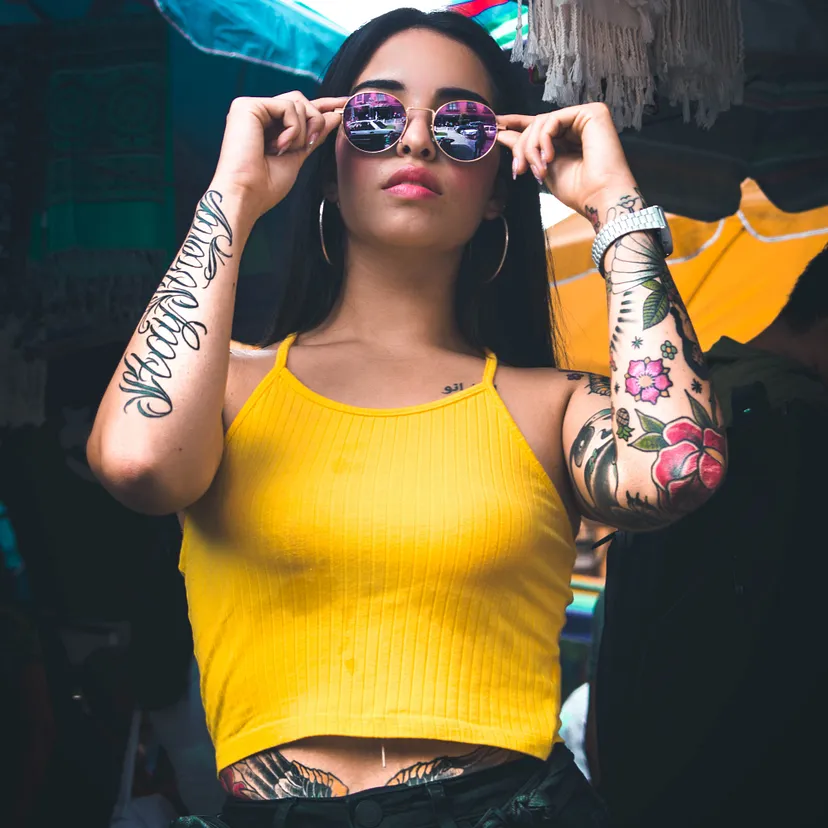
#> input picture images/image.png, 828 x 828 px, found by its file name; its folder holds only this picture in this run
$ python cartoonizer.py   (older library calls are emulated)
#> lines starting #> are read from the running program, lines starting #| are printed output that depends on the picture; after the words box and inside, x2 and y2 are one past the last pixel; in counts of white or black regions, pixels touching at a corner belong together
import cv2
import os
import numpy as np

def cartoonize_image(input_path, output_path, comparison_output_path):
    """
    Reads an image from the input path, applies a cartoon effect, and saves the result to the output path.
    Also generates a side-by-side comparison of the original and cartoonized image.
    """
#> called with input_path = 'images/image.png', output_path = 'cartoonized/cartoon_image.png', comparison_output_path = 'comparisons/comparison_image.png'
    # Read the original image
    image = cv2.imread(input_path)
#> image is the input picture: shape (828, 828, 3); mean B, G, R 67.6, 96.7, 108.7
    if image is None:
        raise FileNotFoundError(f"Image not found at {input_path}")

    img_gb = cv2.GaussianBlur(image, (7, 7), 0)
    img_mb = cv2.medianBlur(img_gb, 5)
    img_bf = cv2.bilateralFilter(img_mb, 5, 80, 80)

    # Use the laplace filter to detect edges
    img_lp_im = cv2.Laplacian(image, cv2.CV_8U, ksize=5)
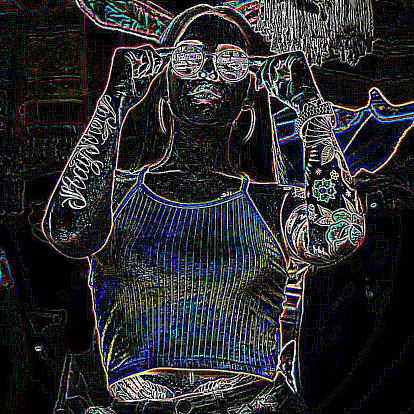
#> img_lp_im: shape (828, 828, 3) (shown at 1/2 size); mean B, G, R 44.5, 40.9, 40.8
    img_lp_gb = cv2.Laplacian(img_gb, cv2.CV_8U, ksize=5)
    img_lp_mb = cv2.Laplacian(img_mb, cv2.CV_8U, ksize=5)
    img_lp_al = cv2.Laplacian(img_bf, cv2.CV_8U, ksize=5)

    # Convert the image to greyscale (1D)
    img_lp_im_grey = cv2.cvtColor(img_lp_im, cv2.COLOR_BGR2GRAY)
    img_lp_gb_grey = cv2.cvtColor(img_lp_gb, cv2.COLOR_BGR2GRAY)
    img_lp_mb_grey = cv2.cvtColor(img_lp_mb, cv2.COLOR_BGR2GRAY)
    img_lp_al_grey = cv2.cvtColor(img_lp_al, cv2.COLOR_BGR2GRAY)

    # Manual image thresholding
    _, EdgeImage = cv2.threshold(image, 127, 255, cv2.THRESH_BINARY)
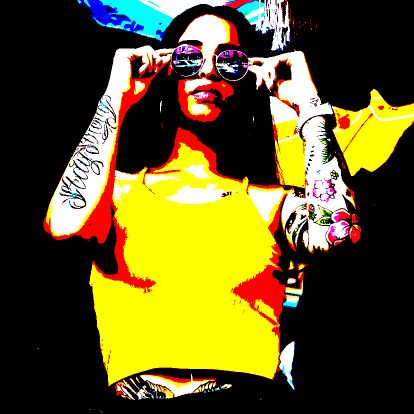
#> EdgeImage: shape (828, 828, 3) (shown at 1/2 size); mean B, G, R 34, 86.4, 98.8

    # Remove some additional noise
    blur_im = cv2.GaussianBlur(img_lp_im_grey, (5, 5), 0)
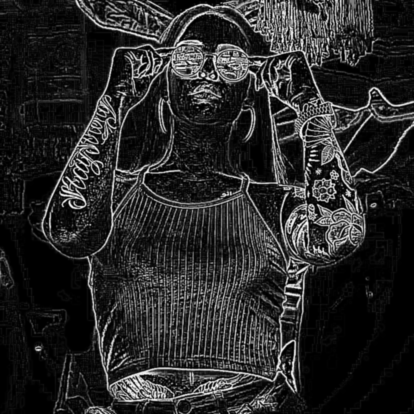
#> blur_im: shape (828, 828) (shown at 1/2 size); min 0, max 255, mean 41.3
    blur_gb = cv2.GaussianBlur(img_lp_gb_grey, (5, 5), 0)
    blur_mb = cv2.GaussianBlur(img_lp_mb_grey, (5, 5), 0)
    blur_al = cv2.GaussianBlur(img_lp_al_grey, (5, 5), 0)
    # Apply a threshold (Otsu)
    _, tresh_im = cv2.threshold(blur_im, 245, 255,cv2.THRESH_BINARY +  cv2.THRESH_OTSU)
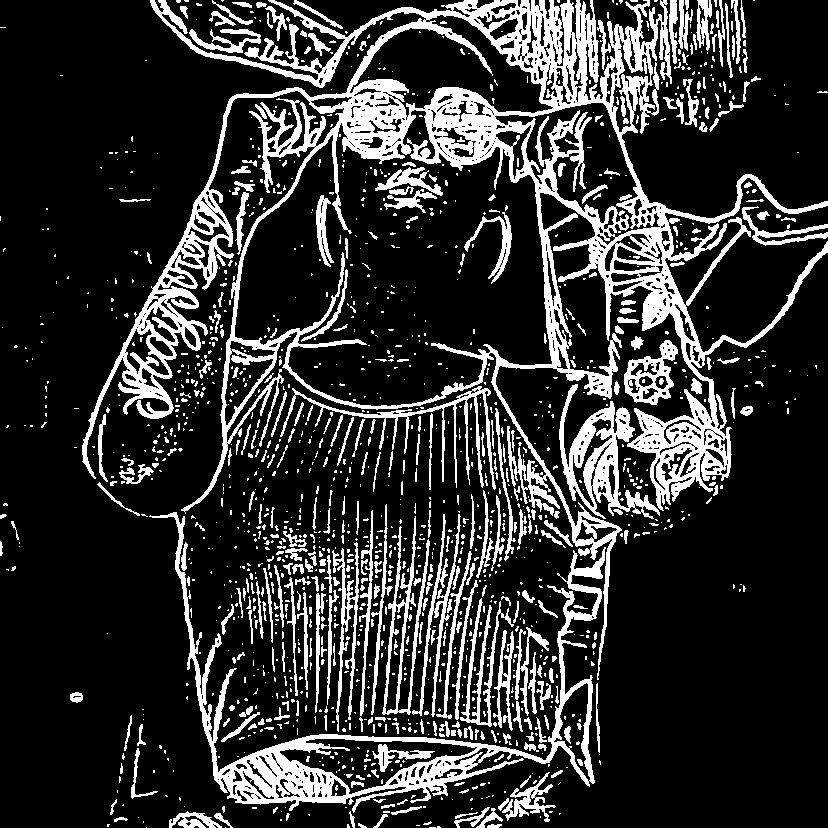
#> tresh_im: shape (828, 828); 19.4% white; 1561 white regions (1210 under 20 px), largest, box (x1, y1, x2, y2) and area: (82, 0, 828, 680) 65793, (149, 512, 606, 813) 13629, (559, 384, 660, 519) 4250
    _, tresh_gb = cv2.threshold(blur_gb, 245, 255,cv2.THRESH_BINARY + cv2.THRESH_OTSU)
#> tresh_gb: shape (828, 828); 10.9% white; 595 white regions (358 under 20 px), largest, box (x1, y1, x2, y2) and area: (428, 7, 828, 381) 8783, (82, 20, 486, 473) 7953, (219, 734, 589, 805) 5918
    _, tresh_mb = cv2.threshold(blur_mb, 245, 255,cv2.THRESH_BINARY + cv2.THRESH_OTSU)
#> tresh_mb: shape (828, 828); 9.7% white; 369 white regions (179 under 20 px), largest, box (x1, y1, x2, y2) and area: (434, 112, 619, 539) 6799, (322, 8, 828, 223) 5691, (82, 21, 487, 472) 4484
    _, tresh_al = cv2.threshold(blur_al, 245, 255,cv2.THRESH_BINARY + cv2.THRESH_OTSU)
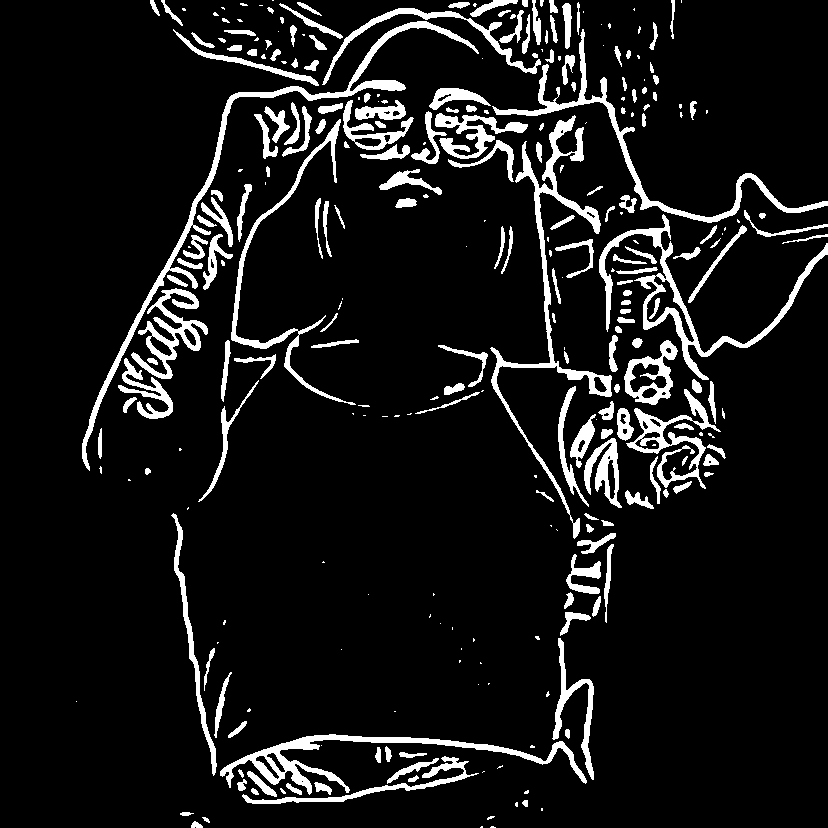
#> tresh_al: shape (828, 828); 9.1% white; 295 white regions (107 under 20 px), largest, box (x1, y1, x2, y2) and area: (82, 21, 479, 471) 4492, (490, 115, 612, 539) 4464, (599, 214, 828, 380) 3817

    # Invert the black and the white
    inverted_original = cv2.subtract(255, tresh_im)
    inverted_GaussianBlur = cv2.subtract(255, tresh_gb)
    inverted_MedianBlur = cv2.subtract(255, tresh_mb)
    inverted_Bilateral = cv2.subtract(255, tresh_al)

    # Reshape the image
    img_reshaped = image.reshape((-1,3))
    # convert to np.float32
    img_reshaped = np.float32(img_reshaped)
    # Set the Kmeans criteria
    criteria = (cv2.TERM_CRITERIA_EPS + cv2.TERM_CRITERIA_MAX_ITER, 10, 1.0)
    # Set the amount of K (colors)
    K = 8
    # Apply Kmeans
    _, label, center = cv2.kmeans(img_reshaped, K, None, criteria, 10, cv2.KMEANS_RANDOM_CENTERS)
#> center = [[16.81, 179.7, 242.9], [82.69, 216.9, 253], [54.7, 115.7, 169.1], [136.6, 151.3, 199.2], [215, 222.1, 243.7], [187.3, 157.1, 19.83], [73.11, 78.72, 97.41], [43.21, 38.51, 28.12]]
    # Covert it back to np.int8
    center = np.uint8(center)
#> center = [[16, 179, 242], [82, 216, 253], [54, 115, 169], [136, 151, 199], [214, 222, 243], [187, 157, 19], [73, 78, 97], [43, 38, 28]]
    res = center[label.flatten()]
    # Reshape it back to an image
    img_Kmeans = res.reshape((image.shape))

    # Reduce the colors of the original image
    div = 64
    img_bins = image // div * div + div // 2

    # Convert the mask image back to color
    inverted_Bilateral = cv2.cvtColor(inverted_Bilateral, cv2.COLOR_GRAY2RGB)
    # Combine the edge image and the binned image
    cartoon_Bilateral = cv2.bitwise_and(inverted_Bilateral, img_bins)
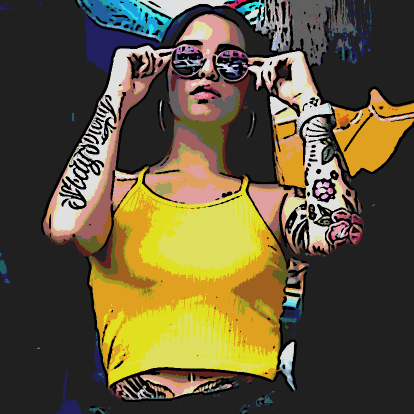
#> cartoon_Bilateral: shape (828, 828, 3) (shown at 1/2 size); mean B, G, R 57.8, 86.8, 97.5
    # Save the cartoonized image
    cv2.imwrite(output_path, cartoon_Bilateral)
    print(f"Cartoonized image saved at {output_path}")

    # Combine the original and cartoonized images side by side for comparison
    comparison_image = cv2.hconcat([image, cartoon_Bilateral])
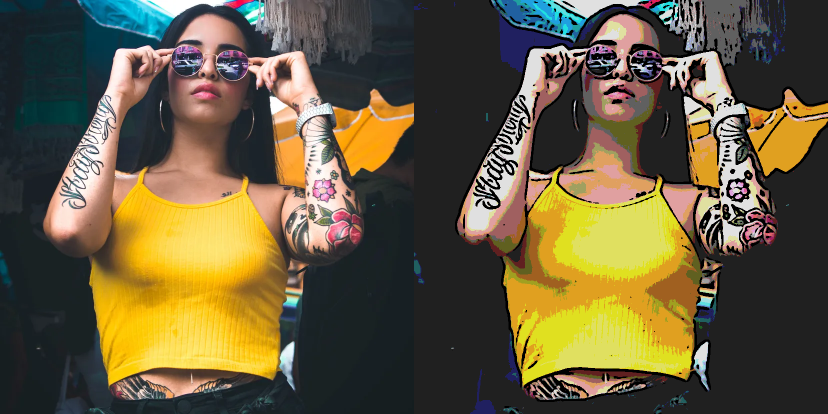
#> comparison_image: shape (828, 1656, 3) (shown at 1/2 size); mean B, G, R 62.7, 91.8, 103.1

    # Save the comparison image
    cv2.imwrite(comparison_output_path, comparison_image)
    print(f"Comparison image saved at {comparison_output_path}")

if __name__ == "__main__":
    # Input and output folder paths
    input_folder = "images"
    output_folder = "cartoonized"
    comparison_folder = "comparisons"

    # Ensure the output folders exist
    os.makedirs(output_folder, exist_ok=True)
    os.makedirs(comparison_folder, exist_ok=True)

    # Process each image in the input folder
    for file_name in os.listdir(input_folder):
        input_path = os.path.join(input_folder, file_name)
        output_path = os.path.join(output_folder, f"cartoon_{file_name}")
        comparison_output_path = os.path.join(comparison_folder, f"comparison_{file_name}")

        try:
            cartoonize_image(input_path, output_path, comparison_output_path)
        except Exception as e:
            print(f"Failed to process {file_name}: {e}")

$ run again, on images/image6.png
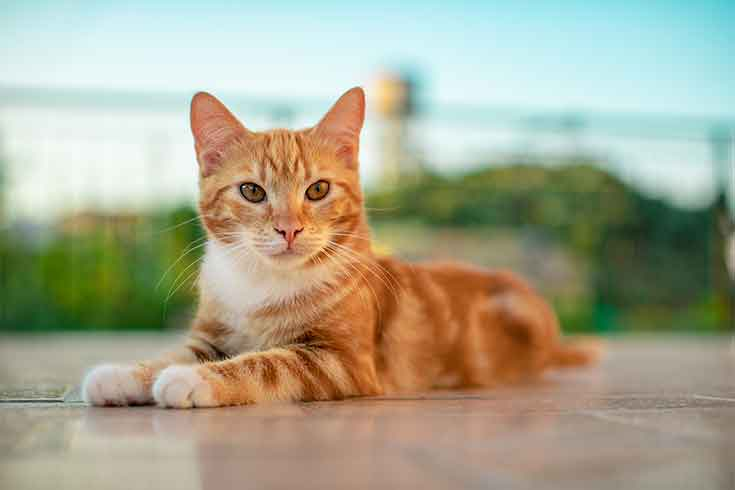
#> input picture images/image6.png, 735 x 490 px, found by its file name
#> in cartoonize_image, image is the input picture: shape (490, 735, 3); mean B, G, R 142.4, 165.8, 167.2
#> in cartoonize_image, `_, tresh_im = cv2.threshold(blur_im, 245, 255,cv2.THRESH_BINARY +  cv2..`:
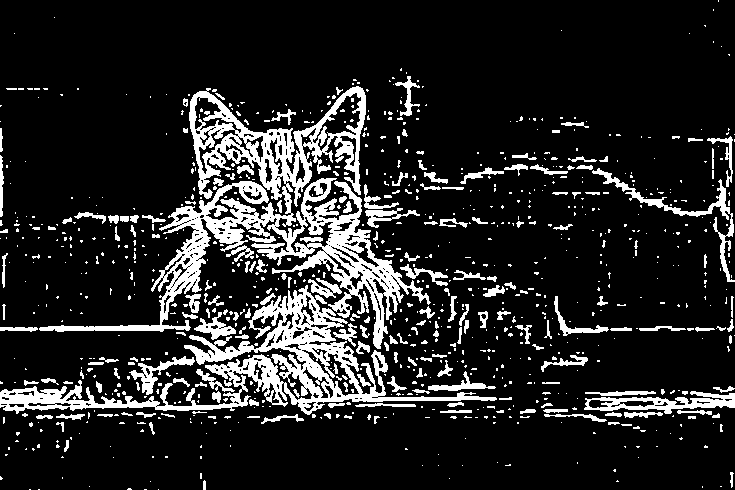
#> tresh_im: shape (490, 735); 14.6% white; 935 white regions (735 under 20 px), largest, box (x1, y1, x2, y2) and area: (39, 86, 431, 349) 19639, (0, 285, 497, 415) 11846, (584, 391, 735, 414) 1453
#> tresh_gb: shape (490, 735); 7.4% white; 437 white regions (229 under 20 px), largest, box (x1, y1, x2, y2) and area: (190, 91, 278, 191) 1549, (289, 344, 379, 406) 1442, (311, 86, 366, 190) 1028
#> tresh_mb: shape (490, 735); 6.5% white; 312 white regions (160 under 20 px), largest, box (x1, y1, x2, y2) and area: (189, 91, 278, 192) 1579, (288, 344, 377, 406) 1344, (90, 367, 237, 411) 1145
#> tresh_al: shape (490, 735); 5.6% white; 229 white regions (106 under 20 px), largest, box (x1, y1, x2, y2) and area: (189, 91, 278, 191) 1538, (290, 344, 377, 405) 1255, (91, 375, 237, 411) 1082
#> in cartoonize_image, `_, label, center = cv2.kmeans(img_reshaped, K, None, criteria, 10, cv2..`: center = [[162.7, 184.9, 193.2], [240.4, 241, 218.2], [129.8, 149.3, 166.5], [227.5, 225.5, 174.4], [35.56, 83.26, 57.86], [84.14, 131.2, 194.8], [36.51, 86.4, 158], [70.57, 119.9, 107.2]]
#> in cartoonize_image, `center = np.uint8(center)`: center = [[162, 184, 193], [240, 241, 218], [129, 149, 166], [227, 225, 174], [35, 83, 57], [84, 131, 194], [36, 86, 157], [70, 119, 107]]
#> in cartoonize_image, `comparison_image = cv2.hconcat([image, cartoon_Bilateral])`:
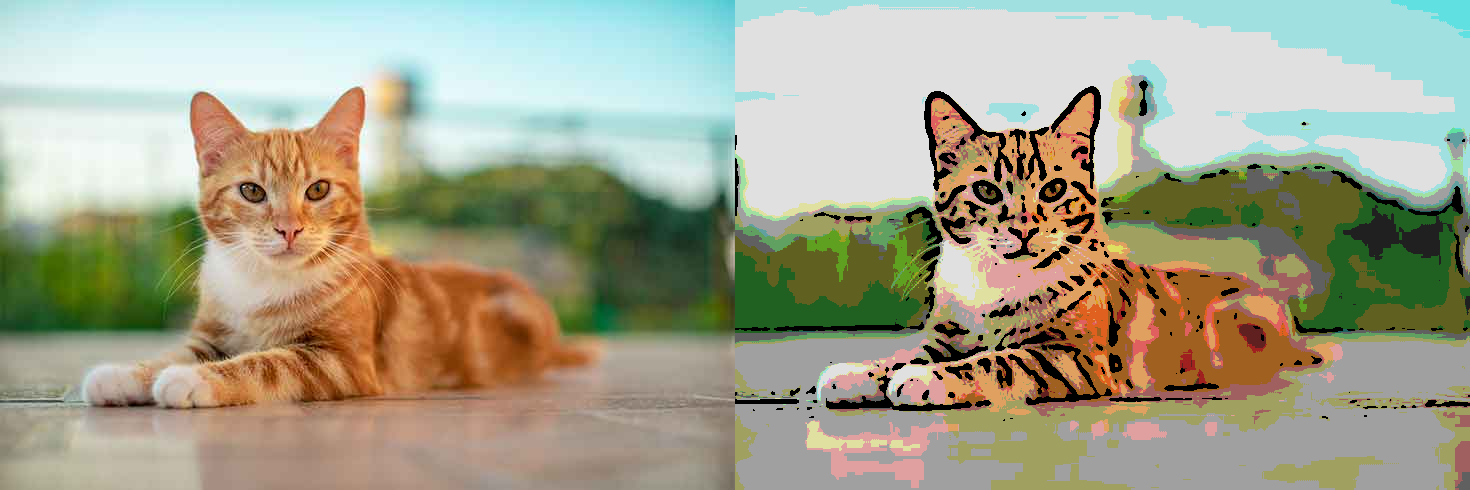
#> comparison_image: shape (490, 1470, 3); mean B, G, R 138.9, 161.9, 163.2
